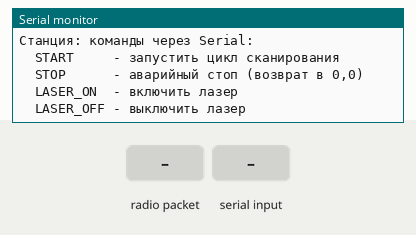
Recording of a sketch running on a simulated Arduino Uno, built with avr-gcc and run on an emulated ATmega328P. Shown: the last lines printed to the serial monitor. Inputs (shaded band) come from the test bench. No radio packets arrive unless stated.

Above: at 1.2 s.
1.3 s: radio packet "START" arrives
At 2.2 s:
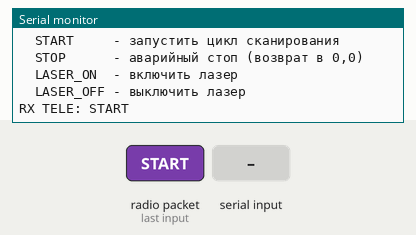
2.8 s: "START\n" received over Serial
At 3.4 s:
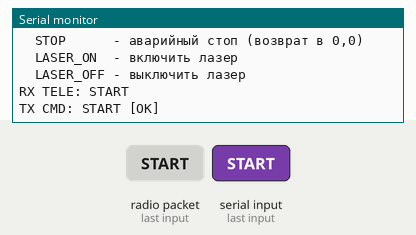
4.3 s: radio packet "STOP" arrives
At 5.5 s:
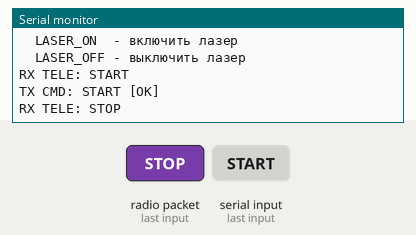
5.8 s: "STOP\n" received over Serial
At 6.8 s:
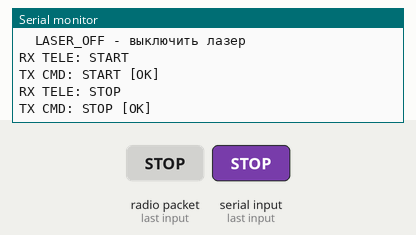
7.3 s: radio packet "LASER_ON" arrives
At 7.9 s:
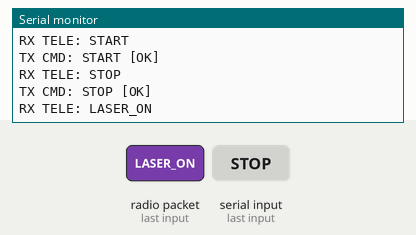
8.8 s: "LASER_ON\n" received over Serial
At 9.2 s:
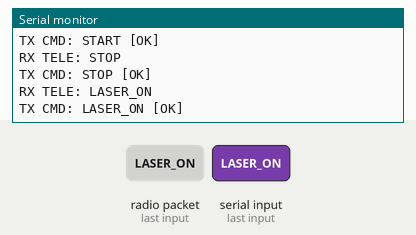

Measured:
- after the input at 1.3 s, the serial monitor: prints a new line at once (image 1)
- after the input at 2.8 s, the serial monitor: prints a new line at once (image 2)
- after the input at 4.3 s, the serial monitor: prints a new line at once (image 3)
- after the input at 5.8 s, the serial monitor: prints a new line at once (image 4)
- after the input at 7.3 s, the serial monitor: prints a new line at once (image 5)
- after the input at 8.8 s, the serial monitor: prints a new line at once (image 6)

The sketch:

STATION.ino
```cpp
#include <SPI.h>
#include <nRF24L01.h>
#include <RF24.h>

// Те же адреса, что и у кубсата
const byte ADDR_CMD [6] = "SAT01";  // писать сюда (команда для кубсата)
const byte ADDR_TELE[6] = "GS001";  // слушать отсюда (телеметрия)

RF24 radio(9, 10);  // CE=9, CSN=10

void setup() {
  Serial.begin(115200);

  radio.begin();
  radio.setPALevel(RF24_PA_LOW);
  radio.setDataRate(RF24_250KBPS);
  radio.setChannel(90);
  radio.setAutoAck(true);

  // Приём телеметрии
  radio.openReadingPipe(1, ADDR_TELE);
  radio.startListening();

  Serial.println("Станция: команды через Serial:");
  Serial.println("  START     - запустить цикл сканирования");
  Serial.println("  STOP      - аварийный стоп (возврат в 0,0)");
  Serial.println("  LASER_ON  - включить лазер");
  Serial.println("  LASER_OFF - выключить лазер");
  Serial.println();
}

void sendCommand(const char *cmd) {
  radio.stopListening();               // переходим в режим передачи
  radio.openWritingPipe(ADDR_CMD);    // писаем на кубсат

  bool ok = radio.write(cmd, strlen(cmd) + 1);

  Serial.print("TX CMD: ");
  Serial.print(cmd);
  Serial.println(ok ? " [OK]" : " [FAIL]");

  radio.startListening();              // обратно слушаем телеметрию
}

void handleSerialInput() {
  if (!Serial.available()) return;

  String s = Serial.readStringUntil('\n');
  s.trim();
  s.toUpperCase();

  if (s == "START") {
    sendCommand("START");
  } else if (s == "STOP") {
    sendCommand("STOP");
  } else if (s == "LASER_ON") {
    sendCommand("LASER_ON");
  } else if (s == "LASER_OFF") {
    sendCommand("LASER_OFF");
  } else if (s.length() > 0) {
    Serial.println("Неизвестная команда");
  }
}

void handleTelemetry() {
  if (!radio.available()) return;

  char buf[32];
  radio.read(&buf, sizeof(buf));
  buf[31] = '\0';

  Serial.print("RX TELE: ");
  Serial.println(buf);
}

void loop() {
  handleSerialInput();
  handleTelemetry();
}
```
